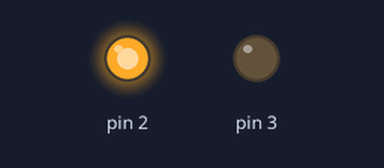
Bench run of a sketch on a simulated Arduino Uno, built with avr-gcc and run on an emulated ATmega328P. Parts: output pins drawn as LEDs (lit = HIGH).

Above: at 0.1 s.
At 2.7 s:
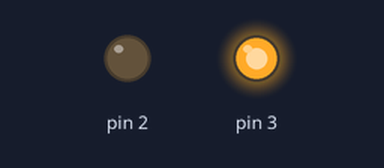
Timing chart, 0 to 6.8 s (numbered marks = the images above):
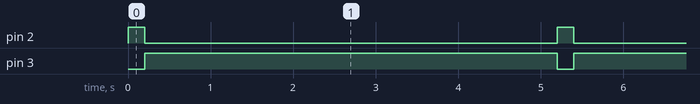

Measured:
- by itself, pin 2: alternates HIGH for 0.20 s and LOW for 5.0 s
- by itself, pin 3: alternates HIGH for 5.0 s and LOW for 0.20 s
- by itself, everything shown: repeats every 5.2 s, in 3 steps

The sketch:

LED.ino
```cpp
void setup() {
  Serial.begin(9600);
  pinMode(2, OUTPUT);
  pinMode(3, OUTPUT);
}
void loop() {
  digitalWrite(2, HIGH);
  delay(200);
  digitalWrite(2, LOW);
  digitalWrite(3, HIGH);
  delay(5000);
  digitalWrite(3, LOW);
}
```
